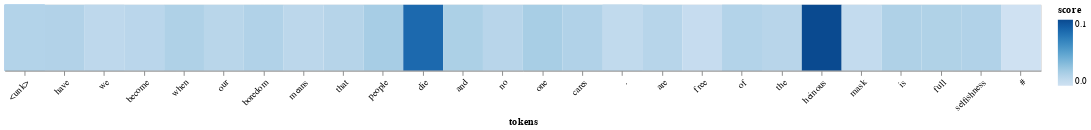

Notebook code cell kept with this figure:
### Code cell
df, tokens = interpret_sentence(' \n\nWhat have we become when our boredom means that 368 people die and no one cares. \n\nBut we are free of the heinous mask. \n\nThe UK is full of selfishness. #CovidIsntOver', true_label = 2.0)
visualisation(df, tokens, w=1100)

### Figure 1 — Vega-Lite specification as saved in the notebook (floating-point values rounded to 4 significant figures)
{"config": {"view": {"continuousWidth": 400, "continuousHeight": 300}}, "data": {"name": "data-7c3ee691e8c22f1d86f7149106006d8d"}, "mark": "rect", "encoding": {"color": {"field": "score", "scale": {"scheme": "blues"}, "type": "quantitative"}, "x": {"axis": {"labelAngle": -45}, "field": "tokens", "sort": ["<unk>", "<unk>", "have", "we", "become", "when", "our", "boredom", "means", "that", "<unk>", "people", "die", "and", "no", "one", "cares", ".", "<unk>", "<unk>", "we", "are", "free", "of", "the", "heinous", "mask", ".", "<unk>", "<unk>", "<unk>", "is", "full", "of", "selfishness", ".", "#", "<unk>"], "type": "nominal"}}, "height": 70, "width": 1100, "$schema": "https://vega.github.io/schema/vega-lite/v4.17.0.json", "datasets": {"data-7c3ee691e8c22f1d86f7149106006d8d": [{"tokens": "<unk>", "score": 0.0}, {"tokens": "<unk>", "score": 0.0}, {"tokens": "have", "score": 0.0009283}, {"tokens": "we", "score": -0.008584}, {"tokens": "become", "score": -0.005009}, {"tokens": "when", "score": 0.003024}, {"tokens": "our", "score": -0.003999}, {"tokens": "boredom", "score": 0.001239}, {"tokens": "means", "score": -0.006013}, {"tokens": "that", "score": -0.001944}, {"tokens": "<unk>", "score": 0.0}, {"tokens": "people", "score": 0.008318}, {"tokens": "die", "score": 0.1019}, {"tokens": "and", "score": 0.00454}, {"tokens": "no", "score": -0.003285}, {"tokens": "one", "score": 0.007581}, {"tokens": "cares", "score": 0.001399}, {"tokens": ".", "score": 0.003004}, {"tokens": "<unk>", "score": 0.0}, {"tokens": "<unk>", "score": 0.0}, {"tokens": "we", "score": -0.007472}, {"tokens": "are", "score": -0.00274}, {"tokens": "free", "score": -0.01412}, {"tokens": "of", "score": 0.0003374}, {"tokens": "the", "score": -0.003515}, {"tokens": "heinous", "score": 0.1272}, {"tokens": "mask", "score": -0.01204}, {"tokens": ".", "score": -0.004145}, {"tokens": "<unk>", "score": 0.0}, {"tokens": "<unk>", "score": 0.0}, {"tokens": "<unk>", "score": 0.0}, {"tokens": "is", "score": 0.002605}, {"tokens": "full", "score": 0.002179}, {"tokens": "of", "score": -0.0001299}, {"tokens": "selfishness", "score": 0.00138}, {"tokens": ".", "score": -0.01}, {"tokens": "#", "score": -0.02241}, {"tokens": "<unk>", "score": 0.0}]}}
